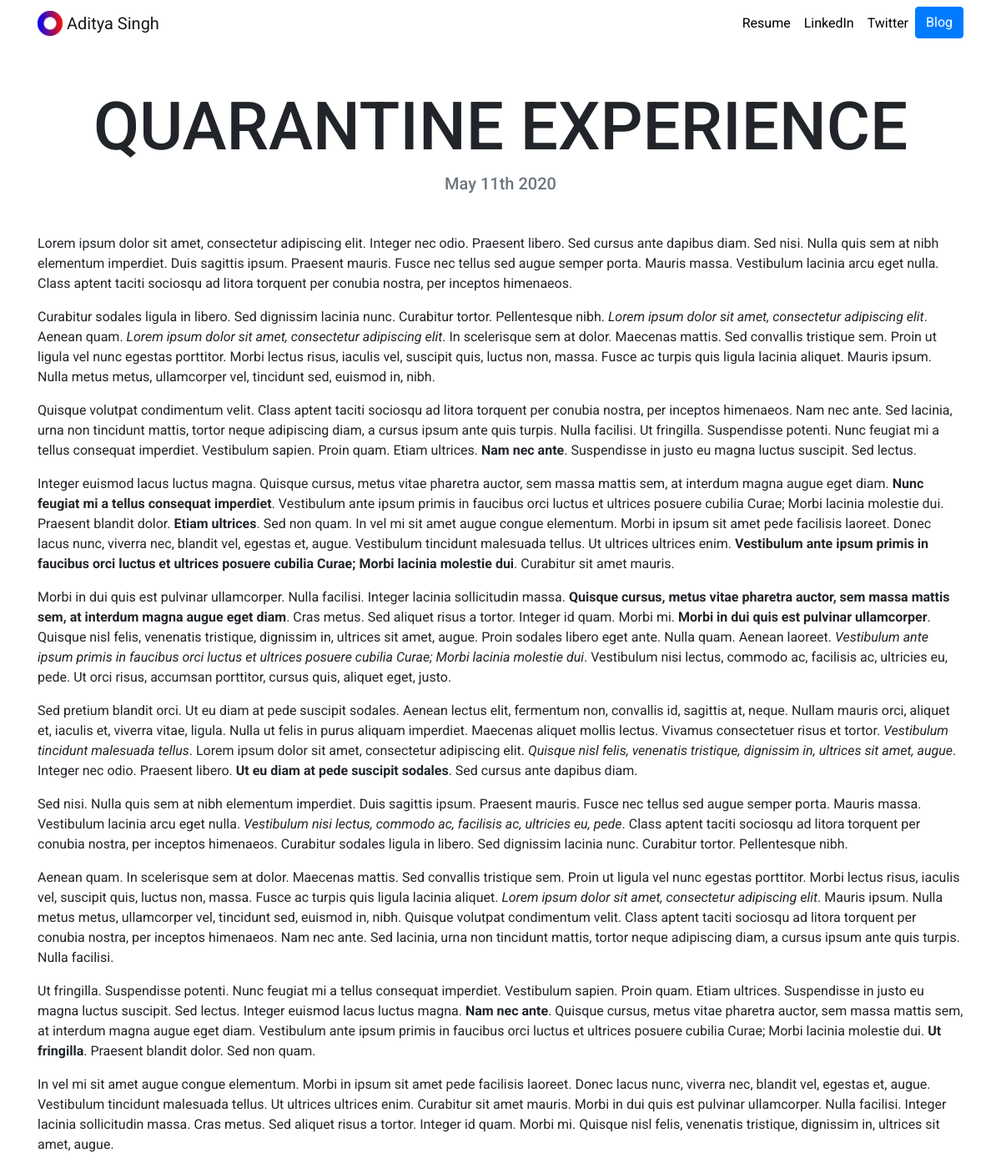
Page /blog/1/ on the committed database.
### blog/models.py (models this page shows, shortened)
class Blog(models.Model):
	title = models.CharField(max_length=200)
	description = models.TextField()
	date = models.DateField()

### blog/views.py (the view)
# urls.py: path('<int:blog_id>/', views.detail, name='detail'),
def detail(request, blog_id):
	blog = get_object_or_404(Blog, pk=blog_id)
	return render(request, 'blog/detail.html',{'blog':blog})

### blog/templates/blog/detail.html
{% extends "portfolio/base.html" %}
{% load static %}
{% block content %}
<h1 class="text-center mt-5" id="blogdetailtitle">{{ blog.title }}</h1>
<h5 class="text-center text-muted mb-5">{{ blog.date|date:'F jS Y' }}</h5>
{{ blog.description|safe }}
{% endblock %}

### portfolio/static/portfolio/custom.css (style rules this page uses)
body { font-family: 'Roboto', sans-serif; }
@media (min-width: 992px) { #blogdetailtitle { font-size: 5rem; } }

### rows in the picture
Blog: title "QUARANTINE EXPERIENCE", date "May 11th 2020", description "Lorem ipsum dolor sit amet, consectetur adipiscing elit. Integer nec odio. Praesent libero. Sed cursus ante dapibus diam. Sed nisi. Nulla quis sem at nibh elementum imperdiet. Duis sagittis ipsum. Praesent mauris. Fusce nec tellus sed augue semper porta. Mauris massa. Vestibulum lacinia arcu eget nulla. Class aptent taciti sociosqu ad litora torquent per conubia nostra, per inceptos himenaeos. Curabitur sodales ligula in libero. Sed dignissim lacinia nunc. Curabitur tortor. Pellentesque nibh. Lorem ipsum dolor sit amet, consectetur adipiscing elit . Aenean quam. Lorem ipsum dolor sit amet, consectetur adipiscing elit . In scelerisque sem at dolor. Maecenas mattis. Sed convallis tristique…"
